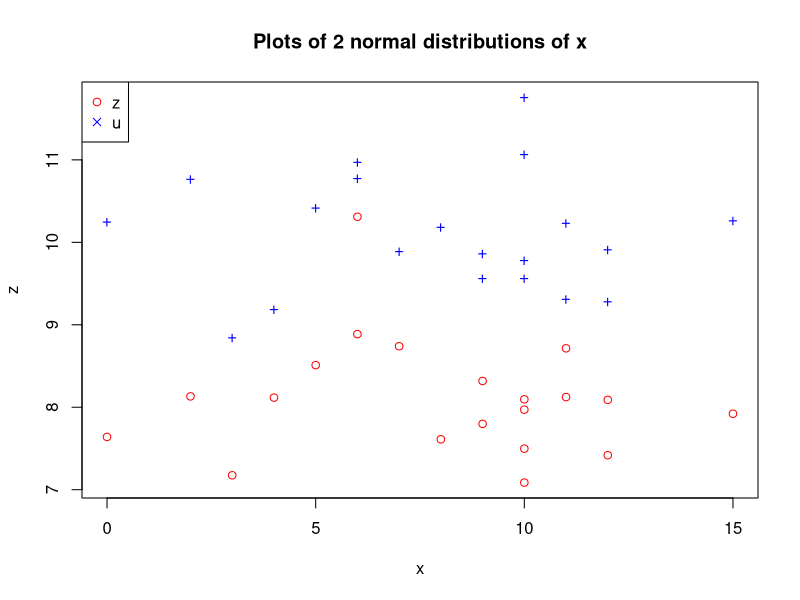
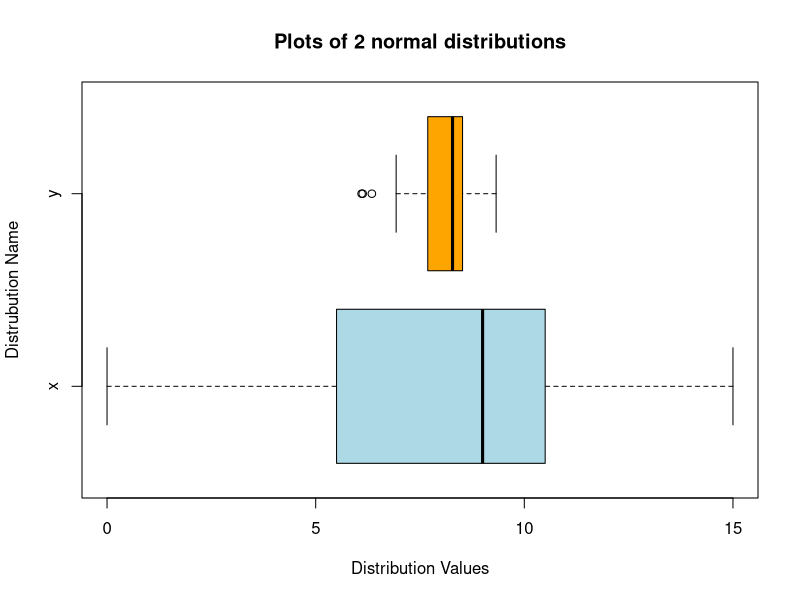

These figures' R source, in order:
## ---- chunk 1
knitr::opts_chunk$set(echo = TRUE)
## ---- chunk 2
x <- c(10, 2, 15, 6, 4, 9, 12, 11, 3, 0, 12, 10, 9, 7, 11, 10, 8, 5, 10, 6)

x
## ---- chunk 3
length(x)
## ---- chunk 4
sum(x)
## ---- chunk 5
mean(x)
## ---- chunk 6
median(x)
## ---- chunk 7
names(sort(-table(x)))[1]
## ---- chunk 8
quantile(x)
## ---- chunk 9
var(x)
## ---- chunk 10
sd(x)
## ---- chunk 11
y <- rnorm(20, mean(x), 1)

y
## ---- chunk 12
cov(x, y)
## ---- chunk 13
cor(x, y)
## ---- chunk 14
set.seed(63)

y <- rnorm(20, mean(x), 1)

y
## ---- chunk 15
set.seed(100)

z <- rnorm(20, 8, 1)

z
## ---- chunk 16
u <- rnorm(20, 10, 1)

u
## ---- chunk 17
plot(x,z, xlim=range(x, x), ylim=range(z, u), col="red", main= "Plots of 2 normal distributions of x")
points(x,u, pch='+', col='blue')

legend("topleft",pch=c(1,4), col=c("red", "blue"), c("z", "u"), box.col="black")
## ---- chunk 18
boxplot(x,y, names =(c("x", "y")), col=(c("lightblue","orange")),
        main="Plots of 2 normal distributions", xlab="Distribution Values", ylab="Distrubution Name",
        horizontal=TRUE) 
